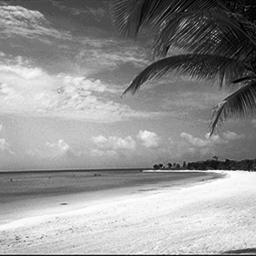
#> input picture Computer Vision/Bag of Visual Words/train/0.jpg, 256 x 256 px
$ jupyter execute --allow-errors 'Bag of Visual Words.ipynb'
#> lines starting #> are read from the running program, lines starting #| are printed output that depends on the picture
<h1>Table of Contents<span class="tocSkip"></span></h1>
<div class="toc"><ul class="toc-item"><li><span><a href="#SIFT-Descriptors-on-an-Image" data-toc-modified-id="SIFT-Descriptors-on-an-Image-1"><span class="toc-item-num">1&nbsp;&nbsp;</span>SIFT Descriptors on an Image</a></span></li><li><span><a href="#SIFT-Descriptors-Classification-Prediction" data-toc-modified-id="SIFT-Descriptors-Classification-Prediction-2"><span class="toc-item-num">2&nbsp;&nbsp;</span>SIFT Descriptors Classification Prediction</a></span><ul class="toc-item"><li><span><a href="#Testing" data-toc-modified-id="Testing-2.1"><span class="toc-item-num">2.1&nbsp;&nbsp;</span>Testing</a></span></li></ul></li></ul></div>

# Bag of Visual Words

[cell 1]
import numpy as np
import pandas as pd
import matplotlib.pyplot as plt
from PIL import Image
import glob
import cv2
from sklearn.cluster import KMeans
from sklearn.neighbors import NearestNeighbors

## SIFT Descriptors on an Image

[cell 2]
img = cv2.imread('train/0.jpg')
#> img is the input picture: shape (256, 256, 3); min 0, max 255, mean 148.6
gray = cv2.cvtColor(img,cv2.COLOR_BGR2GRAY)

sift = cv2.xfeatures2d.SIFT_create()
keypoints = sift.detect(gray,None)
#> keypoints = 245 keypoints; strongest (x, y, size): (229, 165, 8.6), (156, 167, 3.5), (215, 169, 2), (161, 165, 1.9)

[cell 3]
img = cv2.drawKeypoints(gray, keypoints, outImage = None, flags=cv2.DRAW_MATCHES_FLAGS_DRAW_RICH_KEYPOINTS)
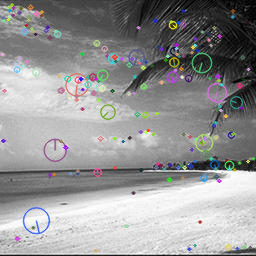
#> img: shape (256, 256, 3); mean of channels 0, 1, 2 148.8, 148.6, 148.4; drawn as B, G, R
cv2.imwrite('sift_keypoints.jpg',img)
#> Out = True

[cell 4]
plt.imshow(img)

## SIFT Descriptors Classification Prediction

[cell 5]
image_list = []
for filename in glob.glob('train/*.jpg'):
    im=Image.open(filename)
    image_list.append(np.asarray(im.resize((250, 250))))

[cell 6]
descriptors_list = np.array([])
for pic in image_list:
    keypoints, descriptors = cv2.xfeatures2d.SIFT_create().detectAndCompute(pic, None)
    descriptors_list = np.append(descriptors_list, descriptors)
#> this loop made 3 passes

descriptors_list = np.reshape(descriptors_list, (len(descriptors_list)//128, 128))
descriptors_list = np.float32(descriptors_list)

[cell 7]
k_means = KMeans(n_clusters = 100)
k_means.fit(list(descriptors_list))

[cell 8]
def frequency_histogram(descriptor_list, k_means):
    histogram = np.zeros(len(k_means.cluster_centers_))
    clusters =  k_means.predict(descriptors_list)
    for i in clusters:
        histogram[i] += 1.0
    return histogram

[cell 9]
bags_of_visual_words = []
#> (the rest of this cell did not finish here and is left out)

### Testing

[cell 10]
test_data = cv2.imread('test/20.jpg')
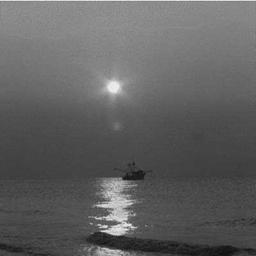
#> input picture Computer Vision/Bag of Visual Words/test/20.jpg, 256 x 256 px
#> test_data is the input picture: shape (256, 256, 3); min 16, max 239, mean 96.7
keypoint, descriptor = cv2.xfeatures2d.SIFT_create().detectAndCompute(test_data, None)
#> keypoint = 50 keypoints; strongest (x, y, size): (106, 226, 2.1), (116, 231, 7.5), (113, 87, 10.7), (130, 225, 1.9)
#> (the rest of this cell did not finish here and is left out)
